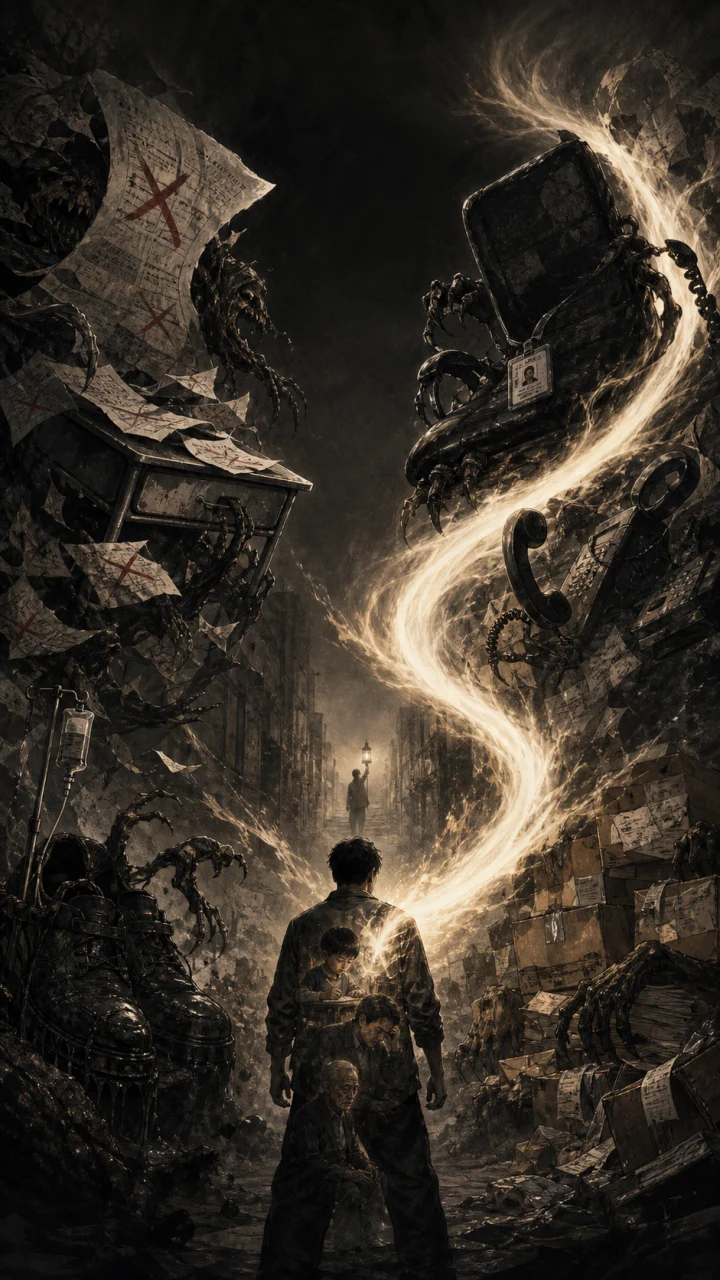
#> input picture src/assets/ui/title-confrontation-base-v1.webp, 720 x 1280 px
$ python make_guided_atlas.py --input ../src/assets/ui/title-confrontation-base-v1.webp --out out.png --kind item
#> lines starting #> are read from the running program, lines starting #| are printed output that depends on the picture
#!/usr/bin/env python3
"""Place a generated board over visible registration guides for an Image2 edit pass."""

from __future__ import annotations

import argparse
from pathlib import Path

from PIL import Image, ImageDraw


GRID = 4
CELL = 256
SIZE = GRID * CELL
KEY = (0, 255, 0, 255)
GRID_COLOR = (255, 0, 220, 255)
SAFE_COLOR = (0, 195, 255, 255)
ANCHOR_COLOR = (255, 245, 160, 255)


def chroma_key(image: Image.Image) -> Image.Image:
    pixels = []
    for red, green, blue, alpha in image.getdata():
        keyed = alpha > 0 and green > 64 and green > red * 1.35 and green > blue * 1.22
        pixels.append((red, green, blue, 0 if keyed else alpha))
    image.putdata(pixels)
    return image


def dashed_line(
    draw: ImageDraw.ImageDraw,
    start: tuple[int, int],
    end: tuple[int, int],
    fill: tuple[int, int, int, int],
    width: int = 3,
    dash: int = 12,
) -> None:
    x1, y1 = start
    x2, y2 = end
    length = max(abs(x2 - x1), abs(y2 - y1))
    if not length:
        return
    for offset in range(0, length, dash * 2):
        stop = min(length, offset + dash)
        sx = round(x1 + (x2 - x1) * offset / length)
        sy = round(y1 + (y2 - y1) * offset / length)
        ex = round(x1 + (x2 - x1) * stop / length)
        ey = round(y1 + (y2 - y1) * stop / length)
        draw.line((sx, sy, ex, ey), fill=fill, width=width)


def main() -> None:
    parser = argparse.ArgumentParser()
    parser.add_argument("--input", required=True)
    parser.add_argument("--out", required=True)
    parser.add_argument("--kind", choices=("item", "hero", "enemy", "pedestal"), required=True)
    parser.add_argument("--force", action="store_true")
    args = parser.parse_args()

    out_path = Path(args.out)
    if out_path.exists() and not args.force:
        raise SystemExit(f"refusing to overwrite {out_path}; pass --force")

    source = Image.open(args.input).convert("RGBA").resize((SIZE, SIZE), Image.Resampling.NEAREST)
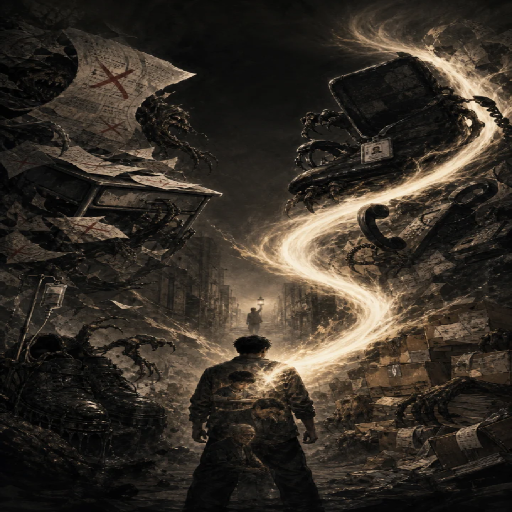
#> source: PIL image 1024x1024 RGBA (shown at 1/2 size); mean R, G, B, A 55, 47.8, 39.2, 255
    source = chroma_key(source)
#> the loop in chroma_key, `for red, green, blue, alpha in image.getdata():` made 1048576 passes
#> (red, green, blue) on passes 1 to 3: (8, 8, 8), (8, 8, 8), (8, 8, 8)
#> after the loop in chroma_key, `for red, green, blue, alpha in image.getdata():`: pixels = 1048576 items
    guide = Image.new("RGBA", (SIZE, SIZE), KEY)
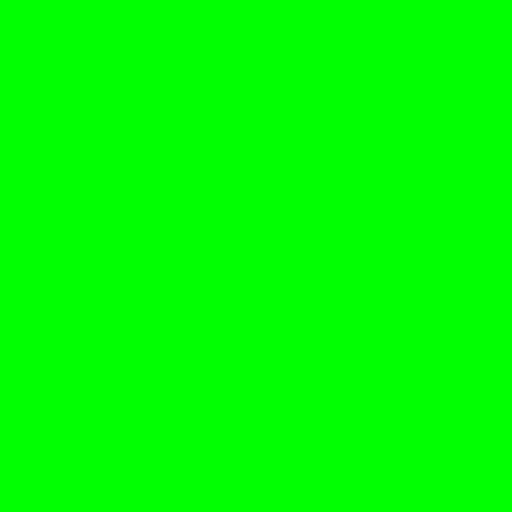
#> guide: PIL image 1024x1024 RGBA (shown at 1/2 size); mean R, G, B, A 0, 255, 0, 255
    draw = ImageDraw.Draw(guide)

    for boundary in range(CELL, SIZE, CELL):
        draw.line((boundary, 0, boundary, SIZE), fill=GRID_COLOR, width=5)
        draw.line((0, boundary, SIZE, boundary), fill=GRID_COLOR, width=5)

    safe = (48, 16, 208, 240) if args.kind == "hero" else (48, 48, 208, 208)
    for row in range(GRID):
        for column in range(GRID):
            cell_x = column * CELL
            cell_y = row * CELL
            left = cell_x + safe[0] - 5
            top = cell_y + safe[1] - 5
            right = cell_x + safe[2] + 4
            bottom = cell_y + safe[3] + 4
            dashed_line(draw, (left, top), (right, top), SAFE_COLOR)
            dashed_line(draw, (right, top), (right, bottom), SAFE_COLOR)
            dashed_line(draw, (right, bottom), (left, bottom), SAFE_COLOR)
            dashed_line(draw, (left, bottom), (left, top), SAFE_COLOR)

            if args.kind in ("hero", "enemy", "pedestal"):
                root_y = cell_y + (212 if args.kind == "hero" else 208)
                root_x = cell_x + 128
                draw.line((root_x - 12, root_y + 5, root_x + 12, root_y + 5), fill=ANCHOR_COLOR, width=3)
                draw.line((root_x, root_y + 1, root_x, root_y + 12), fill=ANCHOR_COLOR, width=3)

    guide.alpha_composite(source)
    out_path.parent.mkdir(parents=True, exist_ok=True)
    guide.convert("RGB").save(out_path, quality=96)
    print(f"wrote {out_path}")


if __name__ == "__main__":
    main()

$ run again, on src/assets/ui/ending-lampman.png
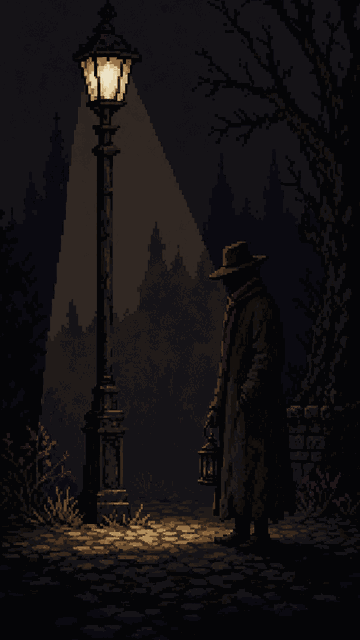
#> input picture src/assets/ui/ending-lampman.png, 360 x 640 px
#> in main, `source = Image.open(args.input).convert("RGBA").resize((SIZE, SIZE), I..`:
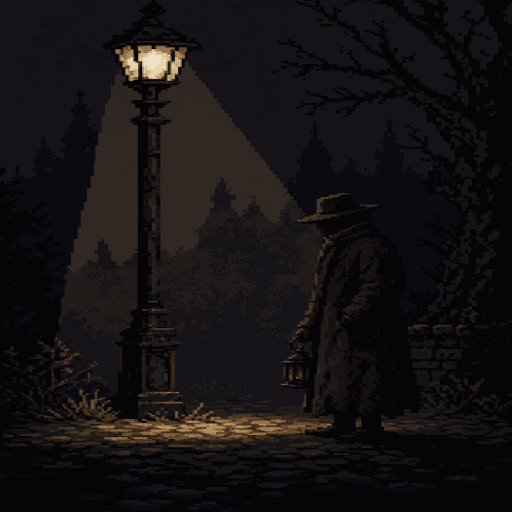
#> source: PIL image 1024x1024 RGBA (shown at 1/2 size); mean R, G, B, A 21.1, 18, 19.1, 255
#> after the loop in chroma_key, `for red, green, blue, alpha in image.getdata():`: pixels = 1048576 items
